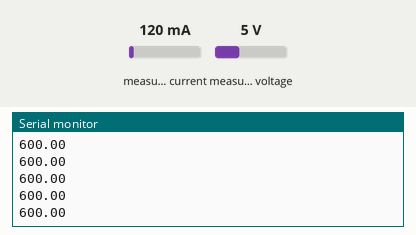
The sketch below on a simulated ESP32. Parts: the last lines printed to the serial monitor. The test bench sets the inputs (shaded band); at power-on: measured current 120 mA, measured voltage 5 V.

Above: at 1.2 s.
1.3 s: measured current set to 40 mA
At 2.4 s:
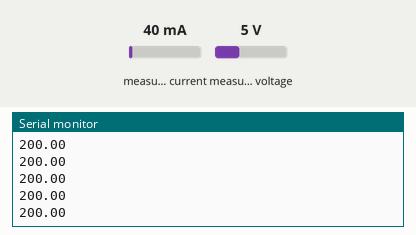
2.8 s: measured voltage set to 0.3 V
At 3.6 s:
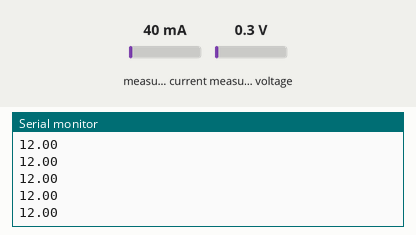
4.3 s: measured current set to 500 mA
At 5.0 s:
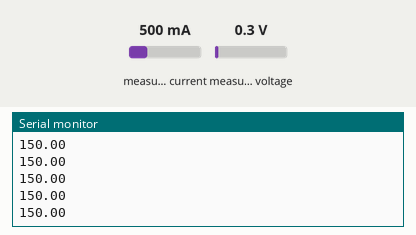
Timing chart, 0 to 7.3 s (numbered marks = the images above; inputs shaded):
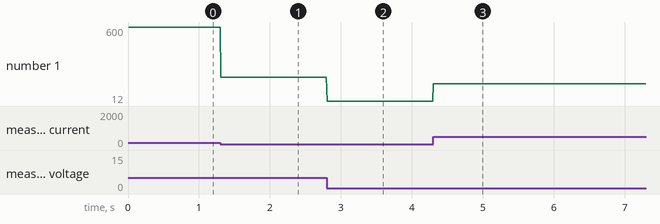

The sketch:

ina_219_d1_mini.ino
```cpp
#include <Wire.h>
#include <Adafruit_INA219.h>

Adafruit_INA219 ina219;
float sum;
int counter;
float mean;

void setup(void)
{
  mean =0;
  counter =0;
  Serial.begin(115200);
  while (!Serial) {
      // will pause Zero, Leonardo, etc until serial console opens
      delay(1);
  }

  Serial.println("Hello!");

  // Initialize the INA219.
  // By default the initialization will use the largest range (32V, 2A).  However
  // you can call a setCalibration function to change this range (see comments).
  if (! ina219.begin()) {
    Serial.println("Failed to find INA219 chip");
    while (1) { delay(10); }
  }
  // To use a slightly lower 32V, 1A range (higher precision on amps):
  //ina219.setCalibration_32V_1A();
  // Or to use a lower 16V, 400mA range (higher precision on volts and amps):
  //ina219.setCalibration_16V_400mA();

  Serial.println("Measuring voltage and current with INA219 ...");
}

void loop(void)
{

  float shuntvoltage = 0;
  float busvoltage = 0;
  float current_mA = 0;
  float loadvoltage = 0;
  float power_mW = 0;

  shuntvoltage = ina219.getShuntVoltage_mV();
  busvoltage = ina219.getBusVoltage_V();
  current_mA = ina219.getCurrent_mA();
  power_mW = ina219.getPower_mW();
  loadvoltage = busvoltage + (shuntvoltage / 1000);

  /*
  Serial.print("Bus_Voltage:");
  Serial.print(busvoltage);
  Serial.print(",");
  Serial.print("Shunt_Voltage:");
  Serial.print(shuntvoltage);
  Serial.print(",");
  Serial.print("Load_Voltage:");
  Serial.print(loadvoltage);
  Serial.print(",");
  Serial.print("Current:");
  Serial.print(current_mA);
  Serial.print(",");
  Serial.print("Power:");
  Serial.print(power_mW);
  Serial.print(",");
  Serial.print("MeanPower:");
  Serial.println(mean);*/

  Serial.println(power_mW);

  sum+=power_mW;
  counter++;
  if(counter ==1000){
    counter =0;
    //Serial.println((sum/1000));
    mean = sum/1000;
    sum =0;
  }


  delay(1);
}
```

Measured:
- after the input at 1.3 s, the serial monitor: prints a new line at once (image 1)
- after the input at 2.8 s, the serial monitor: prints a new line at once (image 2)
- after the input at 4.3 s, the serial monitor: prints a new line at once (image 3)
- plotted number 1: 600 → 200 after the input at 1.3 s, 200 → 12 after the input at 2.8 s, 12 → 150 after the input at 4.3 s
